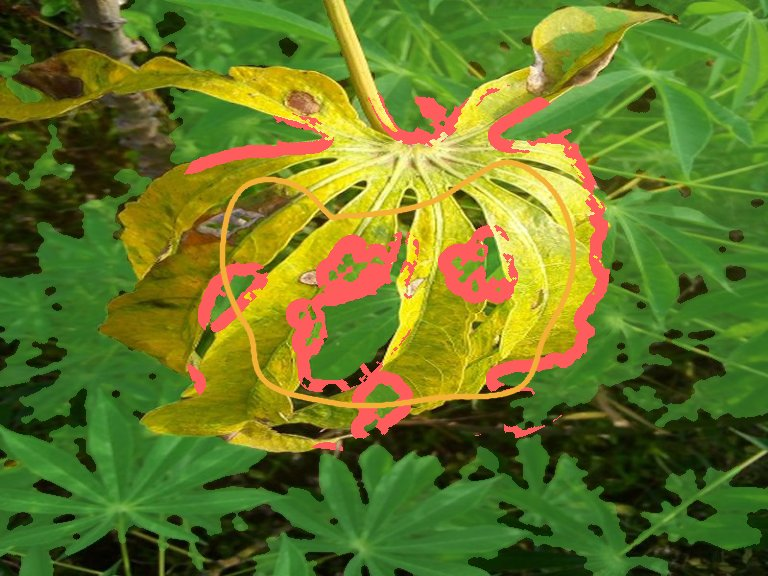
#> input picture training/reports/exemplos/overlay_cbb.jpg, 768 x 576 px
$ python -i hsv_utils.py   (imports and definitions only)
#> lines starting #> are read from the running program, lines starting #| are printed output that depends on the picture; after the words box and inside, x2 and y2 are one past the last pixel; in counts of white or black regions, pixels touching at a corner belong together
"""HSV segmentation helpers for cassava leaf analysis."""

import cv2
import numpy as np


def _keep_relevant_components(mask: np.ndarray, min_area: int) -> np.ndarray:
    components, labels, stats, _ = cv2.connectedComponentsWithStats(mask.astype("uint8"), 8)
    cleaned = np.zeros_like(mask, dtype="uint8")

    for label in range(1, components):
        area = stats[label, cv2.CC_STAT_AREA]
        if area >= min_area:
            cleaned[labels == label] = 255

    return cleaned


# [19 lines left out: function segment_leaf, not called in this run]


def segment_infection(image: np.ndarray) -> np.ndarray:
    hsv = cv2.cvtColor(image, cv2.COLOR_RGB2HSV)
#> hsv: shape (576, 768, 3); mean H, S, V 41, 189.4, 131
    rgb = image.astype(np.int16)

    yellow_brown = cv2.inRange(hsv, np.array([8, 90, 45]), np.array([45, 255, 235]))
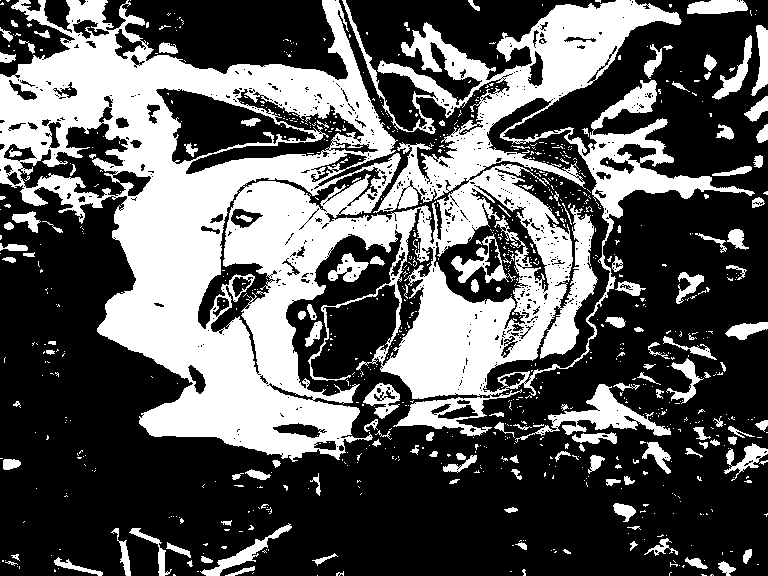
#> yellow_brown: shape (576, 768); 35.8% white; 876 white regions (737 under 20 px), largest, box (x1, y1, x2, y2) and area: (0, 0, 755, 462) 135481, (515, 384, 671, 443) 2322, (451, 234, 516, 283) 897
    necrotic_dark = cv2.inRange(hsv, np.array([0, 35, 20]), np.array([35, 180, 125]))
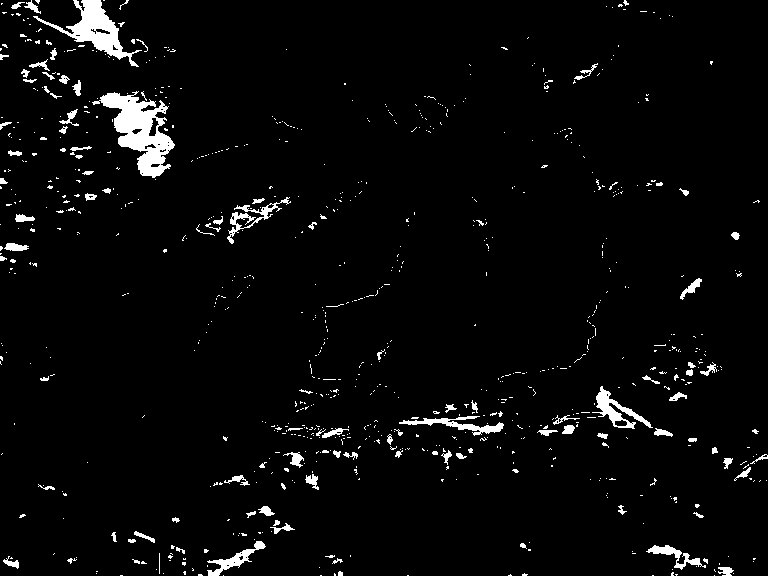
#> necrotic_dark: shape (576, 768); 3.4% white; 835 white regions (733 under 20 px), largest, box (x1, y1, x2, y2) and area: (92, 91, 175, 178) 3024, (33, 0, 142, 67) 1917, (592, 386, 653, 429) 751
    color_mask = np.logical_or(yellow_brown > 0, necrotic_dark > 0)
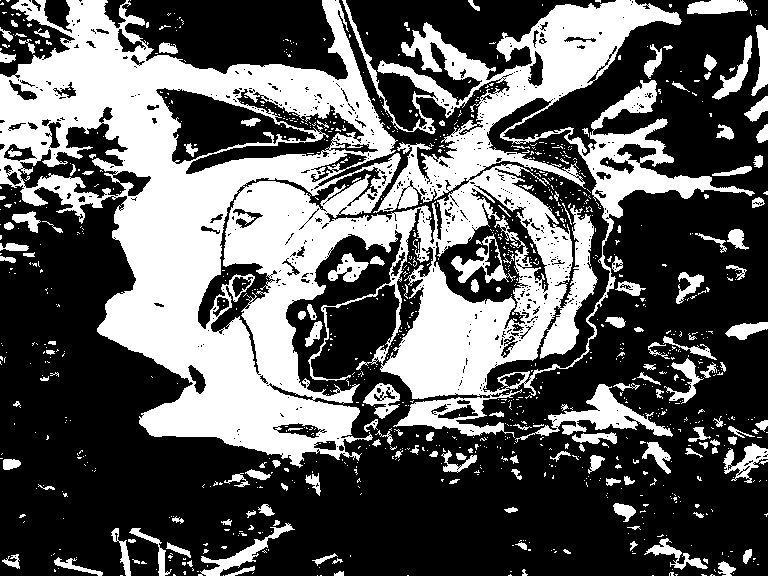
#> color_mask: shape (576, 768) bool; 36.7% white; 1024 white regions (869 under 20 px), largest, box (x1, y1, x2, y2) and area: (0, 0, 755, 468) 137103, (515, 384, 673, 443) 2382, (198, 523, 295, 576) 967

    not_healthy_green = ~(
        (rgb[:, :, 1] > rgb[:, :, 0] + 12)
        & (rgb[:, :, 1] > rgb[:, :, 2] + 12)
        & (hsv[:, :, 1] > 60)
    )
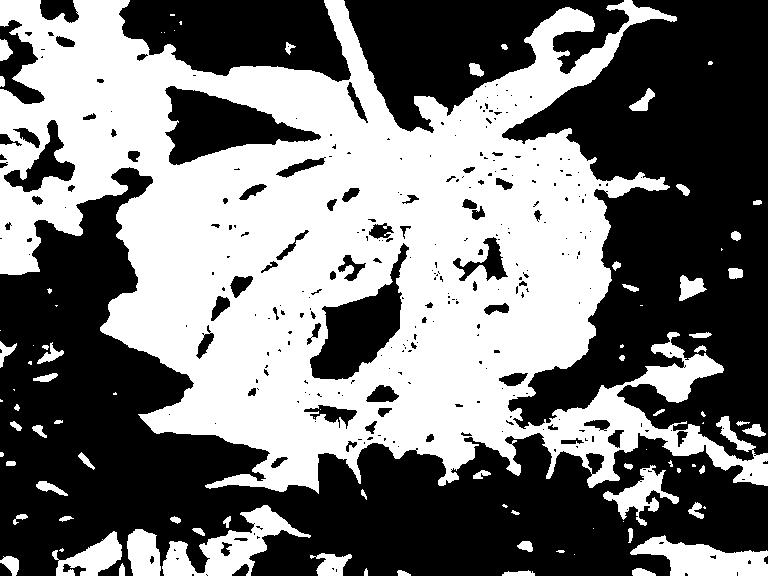
#> not_healthy_green: shape (576, 768) bool; 46.2% white; 89 white regions (32 under 20 px), largest, box (x1, y1, x2, y2) and area: (0, 0, 768, 494) 187409, (162, 505, 311, 576) 3825, (630, 535, 768, 576) 3183
    mask = np.logical_and(color_mask, not_healthy_green).astype("uint8") * 255
#> mask: shape (576, 768); 28.8% white; 845 white regions (713 under 20 px), largest, box (x1, y1, x2, y2) and area: (0, 0, 677, 468) 110087, (549, 385, 673, 437) 1900, (557, 128, 670, 198) 1125

    kernel = cv2.getStructuringElement(cv2.MORPH_ELLIPSE, (3, 3))
    mask = cv2.morphologyEx(mask, cv2.MORPH_OPEN, kernel)
#> mask: shape (576, 768); 26.6% white; 374 white regions (246 under 20 px), largest, box (x1, y1, x2, y2) and area: (0, 0, 396, 467) 68444, (381, 167, 573, 399) 18186, (378, 0, 677, 211) 10074
    mask = cv2.morphologyEx(mask, cv2.MORPH_CLOSE, kernel)
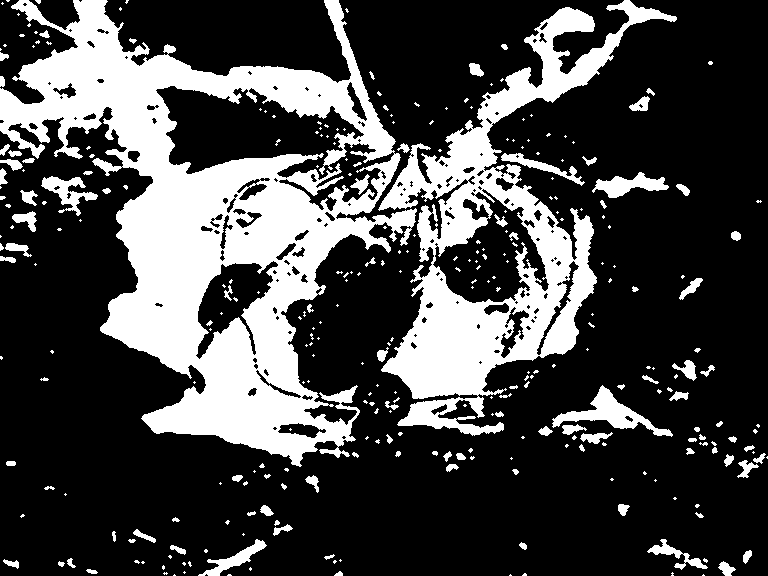
#> mask: shape (576, 768); 27.2% white; 316 white regions (209 under 20 px), largest, box (x1, y1, x2, y2) and area: (0, 0, 417, 467) 72380, (378, 0, 677, 436) 34346, (552, 385, 673, 437) 1735
    min_area = max(20, int(image.shape[0] * image.shape[1] * 0.0003))
#> min_area = 132
    mask = _keep_relevant_components(mask, min_area)
#> in _keep_relevant_components, `components, labels, stats, _ = cv2.connectedComponentsWithStats(mask.a..`:
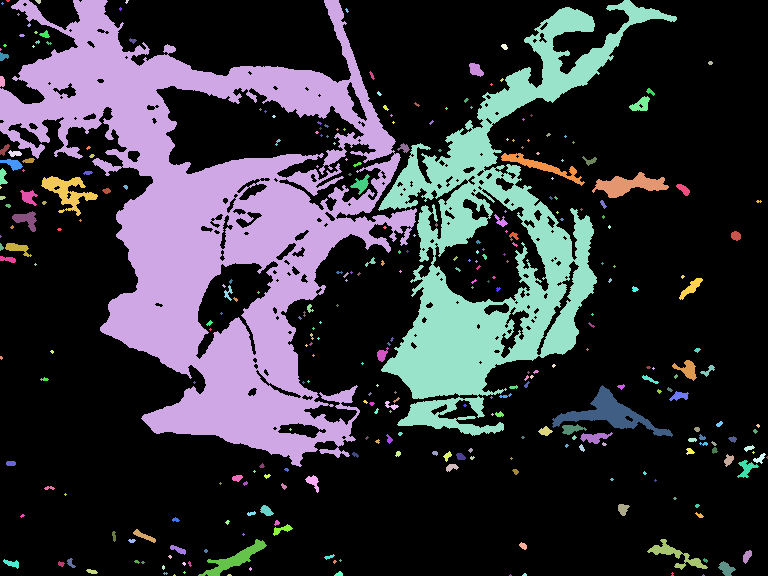
#> labels: shape (576, 768) int32; 317 distinct labels, from 0 to 316; one colour per label, 0 black
#> in _keep_relevant_components, `components, labels, stats, _ = cv2.connectedComponentsWithStats(mask.a..`: components = 317; stats = 317 rows, first 6: [0, 0, 768, 576, 322174], [6, 0, 4, 2, 6], [0, 0, 417, 467, 72380], [35, 0, 6, 4, 17], [125, 0, 4, 4, 9], [378, 0, 299, 436, 34346]
#> the loop in _keep_relevant_components, `for label in range(1, components):` made 316 passes
#> area on passes 2, 5, 12: 72380, 34346, 47
#> after the loop in _keep_relevant_components, `for label in range(1, components):`:
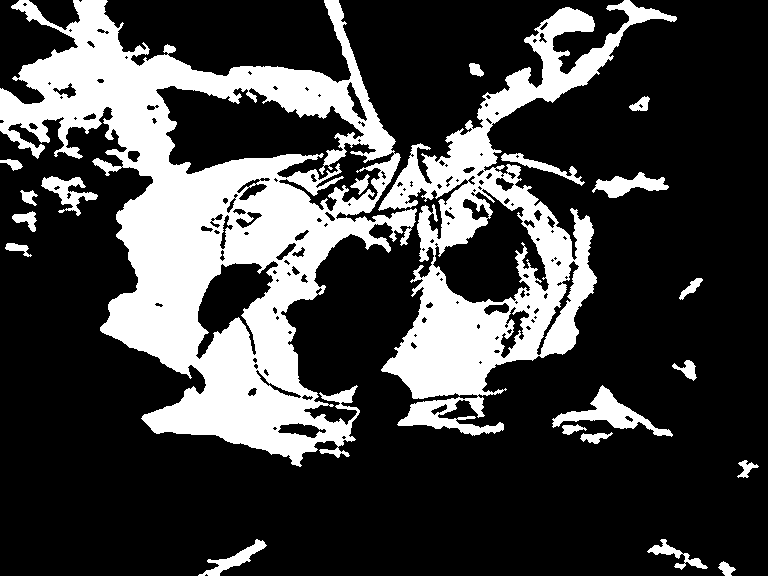
#> cleaned: shape (576, 768); 25.9% white; 21 white regions, largest, box (x1, y1, x2, y2) and area: (0, 0, 417, 467) 72380, (378, 0, 677, 436) 34346, (552, 385, 673, 437) 1735

    return mask.astype(bool)


# [19 lines left out: functions classify_severity, create_overlay, not called in this run]

>>> import cv2
>>> picture = cv2.cvtColor(cv2.imread('../training/reports/exemplos/overlay_cbb.jpg'), cv2.COLOR_BGR2RGB)
>>> result = segment_infection(picture)

$ run again, on training/reports/exemplos/overlay_cmd.jpg
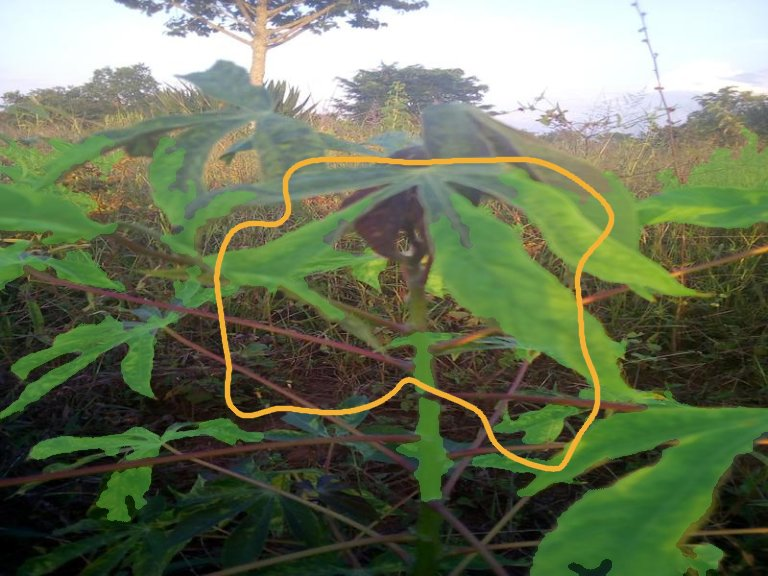
#> input picture training/reports/exemplos/overlay_cmd.jpg, 768 x 576 px
#> hsv: shape (576, 768, 3); mean H, S, V 51.8, 91.8, 122.1
#> yellow_brown: shape (576, 768); 19.1% white; 986 white regions (856 under 20 px), largest, box (x1, y1, x2, y2) and area: (120, 125, 768, 473) 58005, (54, 151, 145, 225) 3360, (667, 463, 768, 560) 1730
#> necrotic_dark: shape (576, 768); 21% white; 583 white regions (474 under 20 px), largest, box (x1, y1, x2, y2) and area: (223, 213, 594, 433) 29148, (581, 223, 768, 407) 19424, (0, 224, 298, 432) 13313
#> color_mask: shape (576, 768) bool; 31.8% white; 533 white regions (439 under 20 px), largest, box (x1, y1, x2, y2) and area: (0, 115, 768, 496) 116456, (54, 144, 175, 236) 5356, (667, 455, 768, 575) 3269
#> not_healthy_green: shape (576, 768) bool; 71.1% white; 180 black regions (112 under 20 px), largest, box (x1, y1, x2, y2) and area: (470, 310, 768, 576) 30107, (425, 193, 594, 400) 14598, (583, 128, 768, 300) 12767
#> in _keep_relevant_components, `components, labels, stats, _ = cv2.connectedComponentsWithStats(mask.a..`:
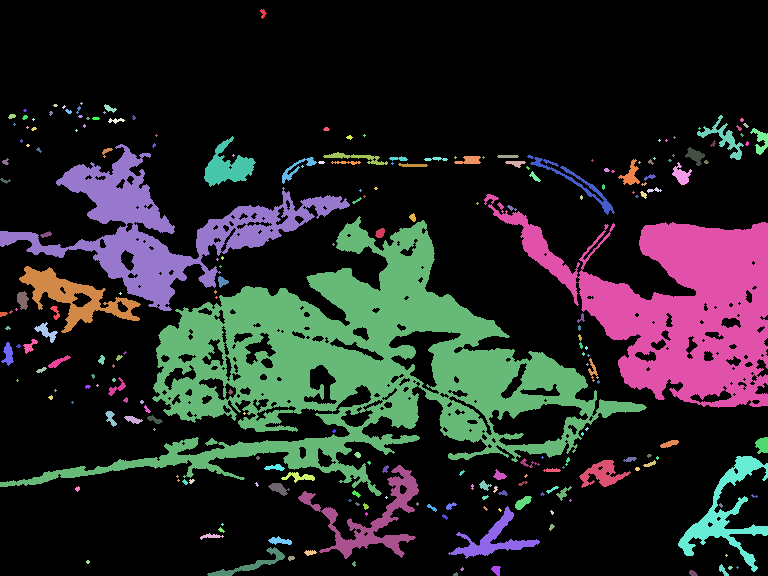
#> labels: shape (576, 768) int32; 230 distinct labels, from 0 to 229; one colour per label, 0 black
#> components = 230; stats = 230 rows, first 6: [0, 0, 768, 576, 332987], [260, 9, 7, 10, 36], [80, 102, 3, 3, 5], [53, 104, 5, 3, 11], [62, 105, 4, 4, 8], [104, 104, 13, 9, 53]
#> the loop in _keep_relevant_components, `for label in range(1, components):` made 229 passes
#> area on passes 1, 5, 8: 36, 53, 21
#> after the loop in _keep_relevant_components, `for label in range(1, components):`:
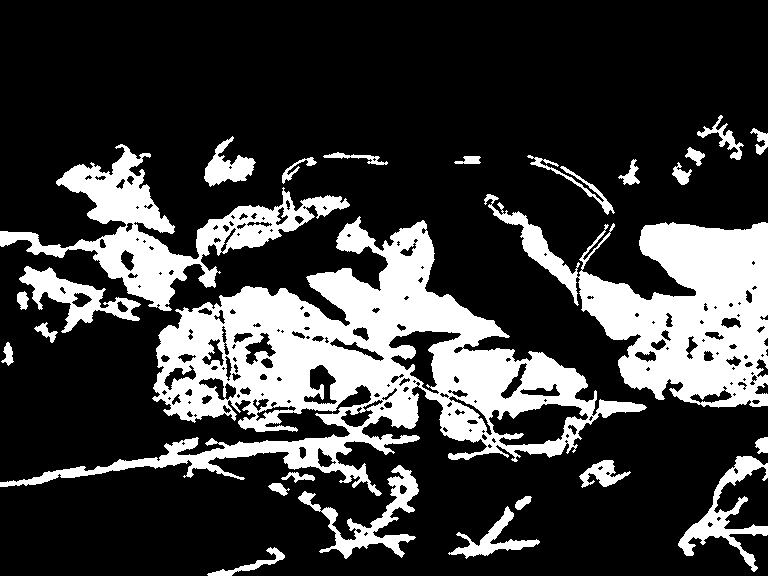
#> cleaned: shape (576, 768); 23.6% white; 26 white regions, largest, box (x1, y1, x2, y2) and area: (0, 216, 647, 496) 50434, (484, 194, 768, 408) 25024, (0, 144, 350, 311) 13858

$ run again, on training/reports/exemplos/overlay_folha_amarela.jpg
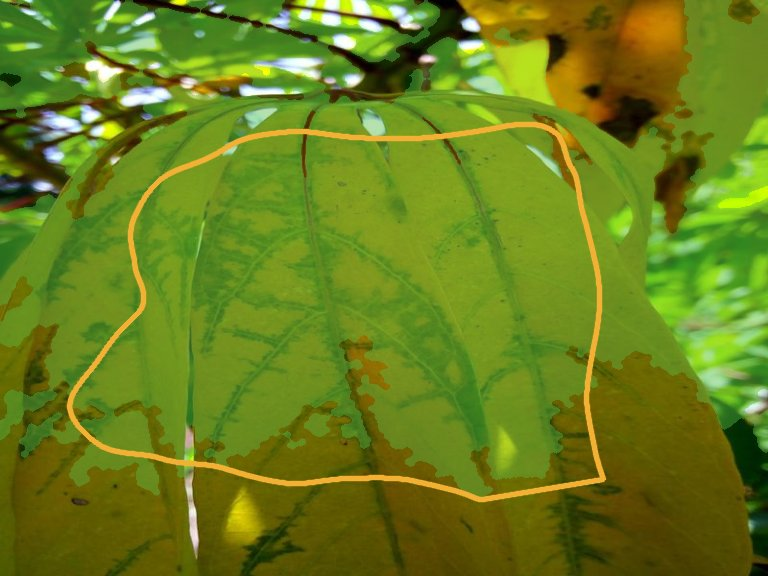
#> input picture training/reports/exemplos/overlay_folha_amarela.jpg, 768 x 576 px
#> hsv: shape (576, 768, 3); mean H, S, V 37.4, 209.7, 132.9
#> yellow_brown: shape (576, 768); 83.1% white; 262 black regions (137 under 20 px), largest, box (x1, y1, x2, y2) and area: (0, 0, 503, 118) 29532, (646, 211, 768, 559) 15091, (0, 103, 101, 184) 2915
#> necrotic_dark: shape (576, 768); 0.39% white in thin lines or dots
#> color_mask: shape (576, 768) bool; 83.2% white; 270 black regions (145 under 20 px), largest, box (x1, y1, x2, y2) and area: (0, 0, 503, 118) 29356, (646, 211, 768, 559) 15076, (0, 104, 101, 184) 2742
#> not_healthy_green: shape (576, 768) bool; 37.1% white; 46 white regions (21 under 20 px), largest, box (x1, y1, x2, y2) and area: (0, 112, 768, 576) 113627, (428, 0, 711, 233) 24644, (0, 43, 304, 218) 13299
#> in _keep_relevant_components, `components, labels, stats, _ = cv2.connectedComponentsWithStats(mask.a..`:
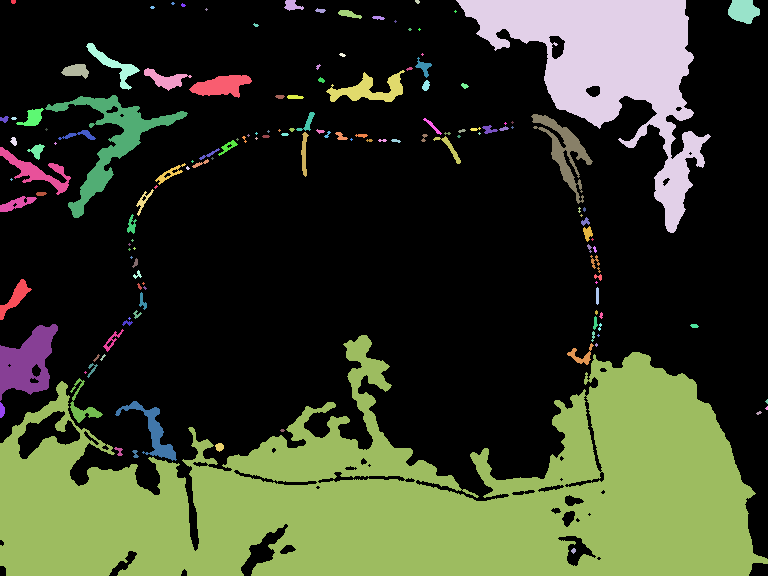
#> labels: shape (576, 768) int32; 145 distinct labels, from 0 to 144; one colour per label, 0 black
#> components = 145; stats = 145 rows, first 6: [0, 0, 768, 576, 300513], [11, 0, 5, 4, 18], [284, 0, 20, 11, 129], [415, 0, 5, 4, 15], [456, 0, 255, 233, 21563], [728, 0, 32, 24, 566]
#> the loop in _keep_relevant_components, `for label in range(1, components):` made 144 passes
#> area on passes 2, 4, 5, 10, 11, 13, 18, 21: 129, 21563, 566, 34, 117, 37, 585, 131
#> after the loop in _keep_relevant_components, `for label in range(1, components):`:
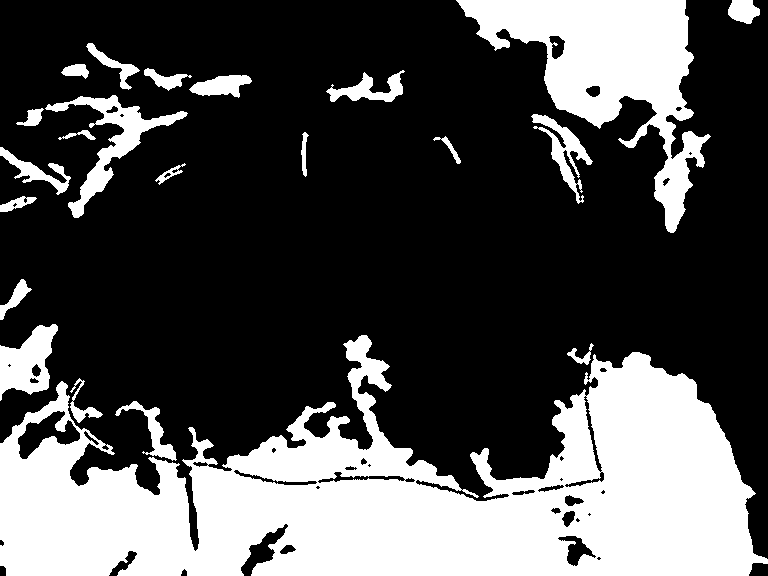
#> cleaned: shape (576, 768); 31.3% white; 22 white regions, largest, box (x1, y1, x2, y2) and area: (0, 335, 768, 576) 101444, (456, 0, 711, 233) 21563, (45, 95, 188, 218) 3492

$ run again, on training/reports/exemplos/overlay_sadia.jpg
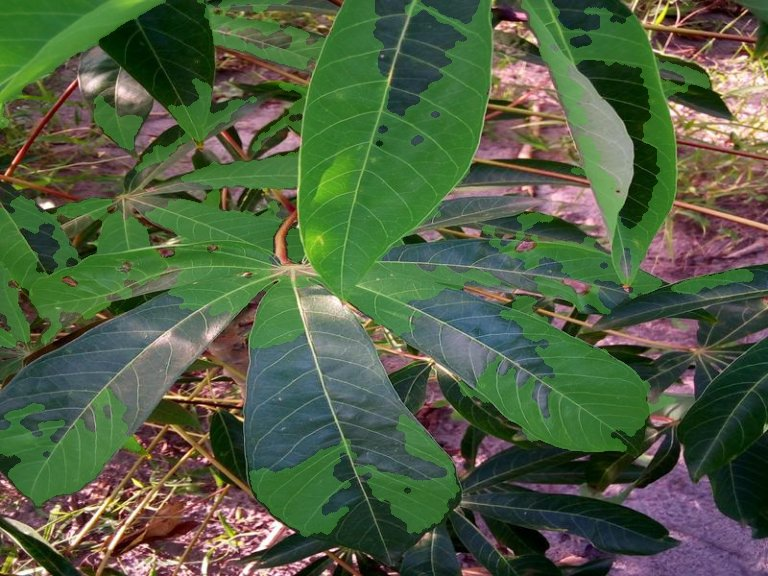
#> input picture training/reports/exemplos/overlay_sadia.jpg, 768 x 576 px
#> hsv: shape (576, 768, 3); mean H, S, V 64.6, 117.6, 105.8
#> yellow_brown: shape (576, 768); 11.5% white; 763 white regions (617 under 20 px), largest, box (x1, y1, x2, y2) and area: (49, 351, 256, 576) 9443, (0, 64, 212, 220) 7351, (652, 51, 768, 250) 6309
#> necrotic_dark: shape (576, 768); 10.2% white; 1000 white regions (781 under 20 px), largest, box (x1, y1, x2, y2) and area: (13, 72, 221, 212) 7584, (0, 54, 84, 156) 1989, (175, 308, 256, 394) 1974
#> color_mask: shape (576, 768) bool; 16.6% white; 618 white regions (494 under 20 px), largest, box (x1, y1, x2, y2) and area: (47, 307, 305, 576) 14819, (0, 54, 302, 220) 14706, (652, 51, 768, 250) 7294
#> not_healthy_green: shape (576, 768) bool; 55.8% white; 206 black regions (150 under 20 px), largest, box (x1, y1, x2, y2) and area: (0, 0, 516, 350) 103846, (480, 0, 768, 322) 29902, (440, 295, 679, 484) 19799
#> labels: shape (576, 768) int32; 304 distinct labels, from 0 to 303
#> components = 304; stats = 304 rows, first 6: [0, 0, 768, 576, 380765], [327, 0, 5, 4, 10], [336, 0, 8, 8, 35], [493, 0, 8, 9, 48], [512, 0, 7, 7, 29], [622, 0, 13, 3, 30]
#> the loop in _keep_relevant_components, `for label in range(1, components):` made 303 passes
#> area on passes 2 to 4: 35, 48, 29
#> after the loop in _keep_relevant_components, `for label in range(1, components):`:
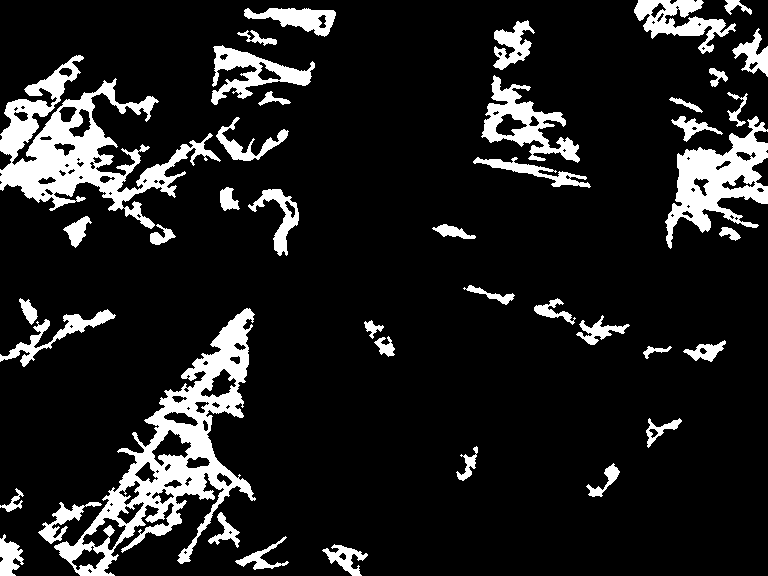
#> cleaned: shape (576, 768); 12.4% white; 42 white regions, largest, box (x1, y1, x2, y2) and area: (54, 308, 256, 576) 13234, (0, 55, 221, 229) 11823, (665, 116, 768, 249) 5655
